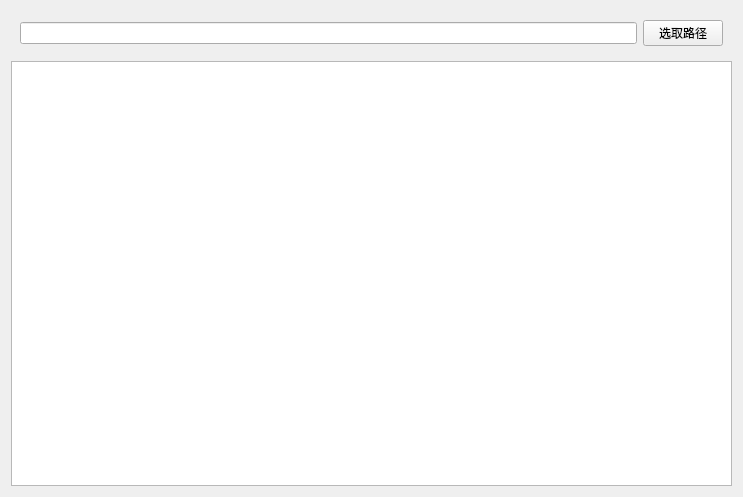
<?xml version="1.0" encoding="UTF-8"?>
<ui version="4.0">
 <class>Widget</class>
 <widget class="QWidget" name="Widget">
  <property name="geometry">
   <rect>
    <x>0</x>
    <y>0</y>
    <width>743</width>
    <height>497</height>
   </rect>
  </property>
  <property name="windowTitle">
   <string>Widget</string>
  </property>
  <layout class="QVBoxLayout" name="verticalLayout">
   <item>
    <widget class="QWidget" name="widget" native="true">
     <layout class="QHBoxLayout" name="horizontalLayout">
      <item>
       <widget class="QLineEdit" name="lineEdit"/>
      </item>
      <item>
       <widget class="QPushButton" name="pushButton">
        <property name="text">
         <string>选取路径</string>
        </property>
       </widget>
      </item>
     </layout>
    </widget>
   </item>
   <item>
    <widget class="QTextEdit" name="textEdit"/>
   </item>
  </layout>
 </widget>
 <resources/>
 <connections/>
</ui>
